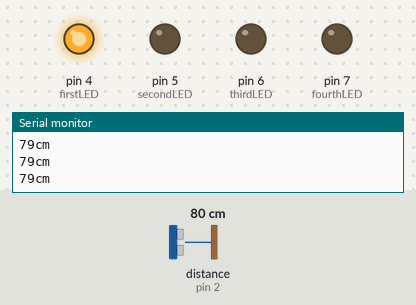
Bench run of a program on a simulated Arduino Uno, built with avr-gcc and run on an emulated ATmega328P. Shown: output pins drawn as LEDs (lit = HIGH), the last lines printed to the serial monitor. Wiring (inferred from the names in the program): ultrasonic range finder: trigger pin 3; echo pin 2. Inputs (shaded band) come from the test bench; at power-on: distance to the obstacle (sensor on pin 2) 80 cm. The echo pulse lasts 58.3 µs per cm; pins used as bus, display or sensor lines are not drawn.

Above: at 1.2 s.
1.3 s: distance to the obstacle (sensor on pin 2) set to 2 cm
At 1.7 s:
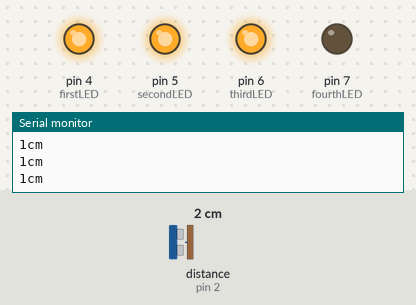
2.8 s: distance to the obstacle (sensor on pin 2) set to 4 cm
At 3.9 s:
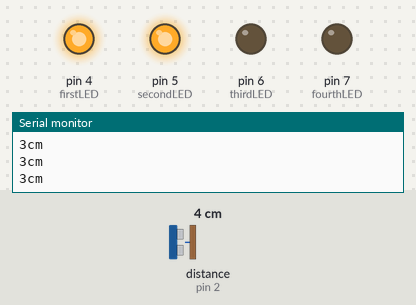
4.3 s: distance to the obstacle (sensor on pin 2) set to 9 cm
At 5.2 s:
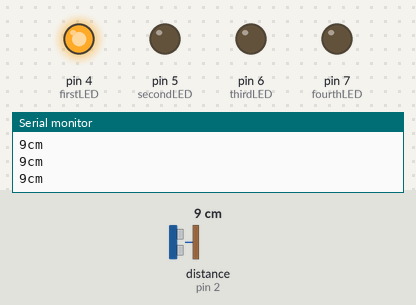
Timing chart, 0 to 7.3 s (numbered marks = the images above; inputs shaded):
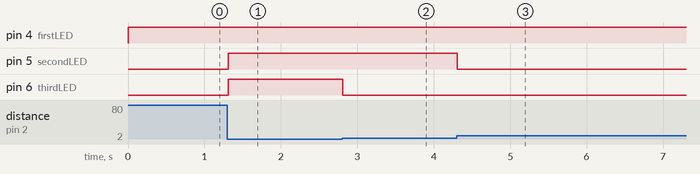

The program:

main.cpp
```cpp
#include <Arduino.h>

int echoPin = 2;  //Define Echo pin
int trigPin = 3;     // Define Trig pin
long  inches, duration, cm;   //Define variables
int height=6; //define depth of tank in cm
int firstLED = 4; // define LEDs pin
int secondLED = 5;
int thirdLED = 6;
int fourthLED = 7;

void setup() {

Serial.begin (9600);
pinMode(trigPin, OUTPUT);  //Define output pin
pinMode(firstLED, OUTPUT);
pinMode(secondLED, OUTPUT);
pinMode(thirdLED, OUTPUT);
pinMode(fourthLED, OUTPUT);
pinMode(echoPin, INPUT);  //Define input pin

}


void loop()
{
//Give a short low pulse  to trigPin for ensure a clean high pulse
digitalWrite(trigPin, LOW);
delayMicroseconds(5);

//give high pulse to trigPin 10 microseconds
digitalWrite(trigPin, HIGH);
delayMicroseconds(10);

digitalWrite(trigPin, LOW);

// Read the signal from the sensor
duration = pulseIn(echoPin, HIGH);

// convert time into a distance
// The speed of sound is 29.1 microseconds per centimeter.
cm = (duration/2) / 29.1;

//Print distance
Serial.print(cm);
Serial.print("cm");
Serial.println();

if (cm >= (3*height/4)) {
    digitalWrite(firstLED, HIGH);
    digitalWrite(secondLED, LOW);
    digitalWrite(thirdLED, LOW);
    digitalWrite(fourthLED, LOW);
  }
else if(cm >= (height/2)){
    digitalWrite(firstLED, HIGH);
    digitalWrite(secondLED, HIGH);
    digitalWrite(thirdLED, LOW);
    digitalWrite(fourthLED, LOW);
  }
else if(cm >= (height/4)){
    digitalWrite(firstLED, HIGH);
    digitalWrite(secondLED, HIGH);
    digitalWrite(thirdLED, HIGH);
    digitalWrite(fourthLED, LOW);
  }
else if(cm <= 10){
    digitalWrite(firstLED, HIGH);
    digitalWrite(secondLED, HIGH);
    digitalWrite(thirdLED, HIGH);
    digitalWrite(fourthLED, HIGH);
  }

}
```

Measured:
- after the input at 1.3 s, pin 5 (secondLED), pin 6 (thirdLED): LOW → HIGH at once
- after the input at 2.8 s, pin 6 (thirdLED): HIGH → LOW at once
- after the input at 4.3 s, pin 5 (secondLED): HIGH → LOW at once
